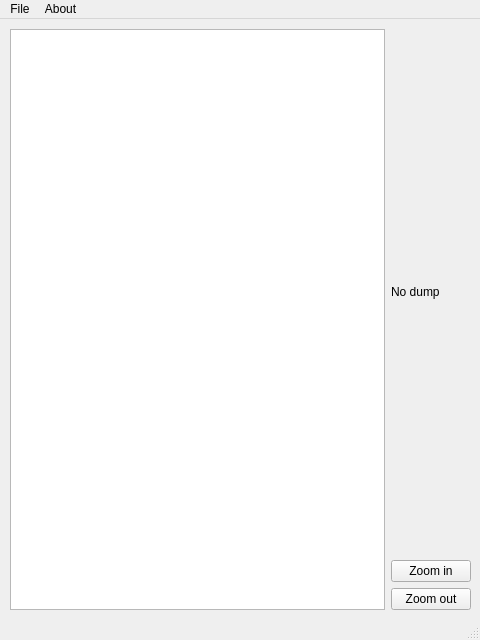
<?xml version="1.0" encoding="UTF-8"?>
<ui version="4.0">
 <class>MainScene</class>
 <widget class="QMainWindow" name="MainScene">
  <property name="geometry">
   <rect>
    <x>0</x>
    <y>0</y>
    <width>480</width>
    <height>640</height>
   </rect>
  </property>
  <property name="windowTitle">
   <string>MainWindow</string>
  </property>
  <widget class="QWidget" name="centralwidget">
   <widget class="QWidget" name="">
    <property name="geometry">
     <rect>
      <x>10</x>
      <y>10</y>
      <width>461</width>
      <height>581</height>
     </rect>
    </property>
    <layout class="QGridLayout" name="gridLayout">
     <item row="0" column="0" rowspan="3">
      <widget class="QGraphicsView" name="CFGView"/>
     </item>
     <item row="0" column="1">
      <widget class="QLabel" name="DumpProp">
       <property name="text">
        <string>No dump</string>
       </property>
      </widget>
     </item>
     <item row="1" column="1">
      <widget class="QPushButton" name="ZoomInButton">
       <property name="text">
        <string>Zoom in</string>
       </property>
      </widget>
     </item>
     <item row="2" column="1">
      <widget class="QPushButton" name="ZoomOutButton">
       <property name="text">
        <string>Zoom out</string>
       </property>
      </widget>
     </item>
    </layout>
   </widget>
  </widget>
  <widget class="QMenuBar" name="menubar">
   <property name="geometry">
    <rect>
     <x>0</x>
     <y>0</y>
     <width>480</width>
     <height>22</height>
    </rect>
   </property>
   <widget class="QMenu" name="menuFile">
    <property name="title">
     <string>File</string>
    </property>
    <addaction name="actionOpen"/>
    <addaction name="actionSave"/>
    <addaction name="actionExit"/>
   </widget>
   <widget class="QMenu" name="menuAbout">
    <property name="title">
     <string>About</string>
    </property>
    <addaction name="actionAuthors"/>
    <addaction name="actionVersion"/>
   </widget>
   <addaction name="menuFile"/>
   <addaction name="menuAbout"/>
  </widget>
  <widget class="QStatusBar" name="statusbar"/>
  <action name="actionOpen">
   <property name="text">
    <string>Open</string>
   </property>
   <property name="shortcut">
    <string>Ctrl+O</string>
   </property>
  </action>
  <action name="actionSave">
   <property name="text">
    <string>Save</string>
   </property>
   <property name="shortcut">
    <string>Ctrl+S</string>
   </property>
  </action>
  <action name="actionExit">
   <property name="text">
    <string>Exit</string>
   </property>
   <property name="shortcut">
    <string>Ctrl+Q</string>
   </property>
  </action>
  <action name="actionAuthors">
   <property name="text">
    <string>Authors</string>
   </property>
  </action>
  <action name="actionVersion">
   <property name="text">
    <string>Version</string>
   </property>
  </action>
 </widget>
 <resources/>
 <connections>
  <connection>
   <sender>ZoomInButton</sender>
   <signal>clicked()</signal>
   <receiver>MainScene</receiver>
   <slot>ZoomIn()</slot>
   <hints>
    <hint type="sourcelabel">
     <x>435</x>
     <y>567</y>
    </hint>
    <hint type="destinationlabel">
     <x>239</x>
     <y>319</y>
    </hint>
   </hints>
  </connection>
  <connection>
   <sender>ZoomOutButton</sender>
   <signal>clicked()</signal>
   <receiver>MainScene</receiver>
   <slot>ZoomOut()</slot>
   <hints>
    <hint type="sourcelabel">
     <x>435</x>
     <y>597</y>
    </hint>
    <hint type="destinationlabel">
     <x>239</x>
     <y>319</y>
    </hint>
   </hints>
  </connection>
  <connection>
   <sender>actionAuthors</sender>
   <signal>triggered()</signal>
   <receiver>MainScene</receiver>
   <slot>Author()</slot>
   <hints>
    <hint type="sourcelabel">
     <x>-1</x>
     <y>-1</y>
    </hint>
    <hint type="destinationlabel">
     <x>239</x>
     <y>319</y>
    </hint>
   </hints>
  </connection>
  <connection>
   <sender>actionExit</sender>
   <signal>triggered()</signal>
   <receiver>MainScene</receiver>
   <slot>Exit()</slot>
   <hints>
    <hint type="sourcelabel">
     <x>-1</x>
     <y>-1</y>
    </hint>
    <hint type="destinationlabel">
     <x>239</x>
     <y>319</y>
    </hint>
   </hints>
  </connection>
  <connection>
   <sender>actionOpen</sender>
   <signal>triggered()</signal>
   <receiver>MainScene</receiver>
   <slot>LoadDump()</slot>
   <hints>
    <hint type="sourcelabel">
     <x>-1</x>
     <y>-1</y>
    </hint>
    <hint type="destinationlabel">
     <x>239</x>
     <y>319</y>
    </hint>
   </hints>
  </connection>
  <connection>
   <sender>actionSave</sender>
   <signal>triggered()</signal>
   <receiver>MainScene</receiver>
   <slot>Save()</slot>
   <hints>
    <hint type="sourcelabel">
     <x>-1</x>
     <y>-1</y>
    </hint>
    <hint type="destinationlabel">
     <x>239</x>
     <y>319</y>
    </hint>
   </hints>
  </connection>
  <connection>
   <sender>actionVersion</sender>
   <signal>triggered()</signal>
   <receiver>MainScene</receiver>
   <slot>Version()</slot>
   <hints>
    <hint type="sourcelabel">
     <x>-1</x>
     <y>-1</y>
    </hint>
    <hint type="destinationlabel">
     <x>239</x>
     <y>319</y>
    </hint>
   </hints>
  </connection>
 </connections>
 <slots>
  <slot>LoadDump()</slot>
  <slot>Exit()</slot>
  <slot>Save()</slot>
  <slot>Author()</slot>
  <slot>Version()</slot>
  <slot>ZoomIn()</slot>
  <slot>ZoomOut()</slot>
 </slots>
</ui>
